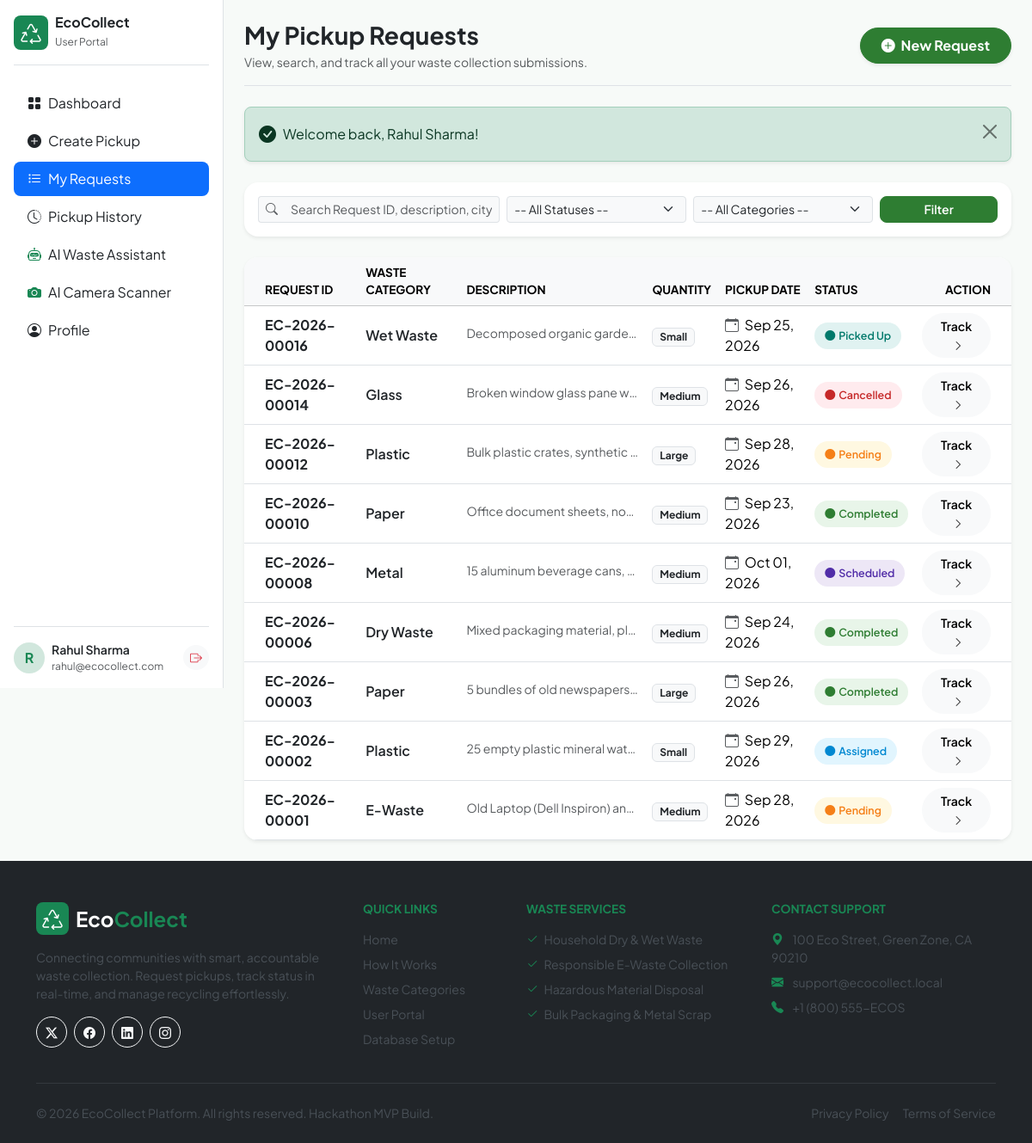
Page /user/my-requests.php (signed in) on the committed database.
### tables this page shows
CREATE TABLE `pickup_requests` (
  `id` INT AUTO_INCREMENT PRIMARY KEY,
  `request_id` VARCHAR(25) NOT NULL UNIQUE,
  `user_id` INT NOT NULL,
  `waste_category` VARCHAR(50) NOT NULL,
  `description` TEXT NOT NULL,
  `quantity` VARCHAR(50) NOT NULL,
  `house_building` VARCHAR(150) NOT NULL,
  `street_area` VARCHAR(150) NOT NULL,
  `city` VARCHAR(100) NOT NULL,
  `state` VARCHAR(100) NOT NULL,
  `pincode` VARCHAR(20) NOT NULL,
  `location_notes` TEXT DEFAULT NULL,
  `pickup_date` DATE NOT NULL,
  `pickup_time` VARCHAR(20) NOT NULL,
  `status` ENUM('Pending', 'Assigned', 'Scheduled', 'Picked Up', 'Completed', 'Cancelled') NOT NULL DEFAULT 'Pending',
  `created_at` TIMESTAMP DEFAULT CURRENT_TIMESTAMP,
  `updated_at` TIMESTAMP DEFAULT CURRENT_TIMESTAMP ON UPDATE CURRENT_TIMESTAMP,
  FOREIGN KEY (`user_id`) REFERENCES `users` (`id`) ON DELETE CASCADE,
  INDEX `idx_request_id` (`request_id`),
  INDEX `idx_user_id` (`user_id`),
  INDEX `idx_status` (`status`),
  INDEX `idx_pickup_date` (`pickup_date`)
);

### config/auth.php (called while the page is built, shortened)
<?php
function sanitize_input($data): string {
    $data = trim($data);
    $data = stripslashes($data);
    return htmlspecialchars($data, ENT_QUOTES, 'UTF-8');
}

### user/my-requests.php (the view, shortened to what this page needs)
<?php
require_once __DIR__ . '/../config/auth.php';
$user = current_user();
$userId = $user['id'];
$search = sanitize_input($_GET['search'] ?? '');
$requests = [];
try {
    $pdo = get_db_connection();
    $sql = "SELECT * FROM pickup_requests WHERE user_id = :uid";
    $params = [':uid' => $userId];
    $sql .= " ORDER BY id DESC";
    $stmt = $pdo->prepare($sql);
    $stmt->execute($params);
    $requests = $stmt->fetchAll();
} catch (Exception $e) {
    error_log("My Requests Fetch Error: " . $e->getMessage());
}
require_once __DIR__ . '/../includes/header.php';
?>
<div class="dashboard-layout">
    <div class="sidebar-wrapper">
        <?php require_once __DIR__ . '/../includes/user-sidebar.php'; ?>
    </div>
    <div class="main-content">
        <div class="d-flex flex-column flex-md-row justify-content-between align-items-md-center mb-4 pb-3 border-bottom gap-3">
            <div>
                <h3 class="fw-bold text-dark mb-1">My Pickup Requests</h3>
                <p class="text-muted small mb-0">View, search, and track all your waste collection submissions.</p>
            </div>
            <a href="create-request.php" class="btn btn-success fw-bold px-4 py-2 rounded-pill shadow-sm">
                <i class="bi bi-plus-circle-fill me-1"></i> New Request
            </a>
        </div>
        <?php require_once __DIR__ . '/../includes/alerts.php'; ?>
        <div class="card border-0 shadow-sm rounded-4 p-3 bg-white mb-4">
            <form method="GET" action="my-requests.php" class="row g-2 align-items-center">
                <div class="col-lg-4 col-md-6">
                    <div class="input-group input-group-sm">
                        <span class="input-group-text bg-light border-end-0 text-muted"><i class="bi bi-search"></i></span>
                        <input type="text" class="form-control bg-light border-start-0" name="search" value="<?= htmlspecialchars($search) ?>" placeholder="Search Request ID, description, city...">
                    </div>
                </div>
                <div class="col-lg-3 col-md-3 col-6">
                    <select class="form-select form-select-sm bg-light" name="status">
                        <option value="">-- All Statuses --</option>
                    </select>
                </div>
                <div class="col-lg-3 col-md-3 col-6">
                    <select class="form-select form-select-sm bg-light" name="category">
                        <option value="">-- All Categories --</option>
                    </select>
                </div>
                <div class="col-lg-2 col-md-12 d-flex gap-2">
                    <button type="submit" class="btn btn-success btn-sm w-100 fw-semibold rounded-3">
                        Filter
                    </button>
                </div>
            </form>
        </div>
        <div class="card border-0 shadow-sm rounded-4 overflow-hidden bg-white">
            <div class="table-responsive">
                <table class="table align-middle mb-0 table-hover">
                    <thead class="table-light fs-7 text-uppercase">
                        <tr>
                            <th class="ps-4">Request ID</th>
                            <th>Waste Category</th>
                            <th>Description</th>
                            <th>Quantity</th>
                            <th>Pickup Date</th>
                            <th>Status</th>
                            <th class="text-end pe-4">Action</th>
                        </tr>
                    </thead>
                    <tbody>
                        <?php if (empty($requests)): ?>
                            <tr>
                                <td colspan="7" class="text-center py-5">
                                    <div class="text-muted">
                                        <i class="bi bi-search fs-1 d-block mb-2 text-secondary"></i>
                                        <h6 class="fw-bold text-dark">No pickup requests found</h6>
                                        <p class="small mb-3">Try adjusting your search filters or submit a new pickup request.</p>
                                        <a href="create-request.php" class="btn btn-success btn-sm rounded-pill fw-bold px-4">
                                            + Create Request
                                        </a>
                                    </div>
                                </td>
                            </tr>
                        <?php else: ?>
                            <?php foreach ($requests as $req):
                                $statusClass = match($req['status']) {
                                    'Pending'   => 'badge-pending',
                                    'Assigned'  => 'badge-assigned',
                                    'Scheduled' => 'badge-scheduled',
                                    'Picked Up' => 'badge-pickedup',
                                    'Completed' => 'badge-completed',
                                    'Cancelled' => 'badge-cancelled',
                                    default     => 'badge-pending'
                                };
                            ?>
                                <tr>
                                    <td class="ps-4 fw-bold text-dark">
                                        <a href="request-details.php?id=<?= urlencode($req['request_id']) ?>" class="text-decoration-none text-dark hover-success">
                                            <?= htmlspecialchars($req['request_id']) ?>
                                        </a>
                                    </td>
                                    <td>
                                        <span class="fw-semibold text-dark"><?= htmlspecialchars($req['waste_category']) ?></span>
                                    </td>
                                    <td>
                                        <span class="small text-muted d-inline-block text-truncate" style="max-width: 200px;">
                                            <?= htmlspecialchars($req['description']) ?>
                                        </span>
                                    </td>
                                    <td>
                                        <span class="badge bg-light text-dark border"><?= htmlspecialchars($req['quantity']) ?></span>
                                    </td>
                                    <td>
                                        <i class="bi bi-calendar-event me-1 text-muted"></i>
                                        <?= date('M d, Y', strtotime($req['pickup_date'])) ?>
                                    </td>
                                    <td>
                                        <span class="badge-status <?= $statusClass ?>">
                                            <i class="bi bi-circle-fill fs-8"></i> <?= htmlspecialchars($req['status']) ?>
                                        </span>
                                    </td>
                                    <td class="text-end pe-4">
                                        <a href="request-details.php?id=<?= urlencode($req['request_id']) ?>" class="btn btn-light btn-sm rounded-pill px-3 fw-semibold">
                                            Track <i class="bi bi-chevron-right fs-8 ms-1"></i>
                                        </a>
                                    </td>
                                </tr>
                            <?php endforeach; ?>
                        <?php endif; ?>
                    </tbody>
                </table>
            </div>
        </div>
    </div>
</div>
<?php require_once __DIR__ . '/../includes/footer.php'; ?>

### assets/css/style.css (style rules this page uses)
:root { --ec-primary: #2E7D32; --ec-secondary: #43A047; --ec-light-green: #E8F5E9; --ec-dark: #263238; --ec-bg: #F7FAF8; --ec-white: #FFFFFF; --ec-warning: #F9A825; --ec-danger: #E53935; --ec-success: #2E7D32; --ec-info: #0288D1; }
body { font-family: 'Plus Jakarta Sans', system-ui, -apple-system, sans-serif; background-color: var(--ec-bg); color: var(--ec-dark); min-height: 100vh; display: flex; flex-direction: column; }
.fs-7 { font-size: 0.85rem; }
.fs-8 { font-size: 0.75rem; }
.btn-success { background-color: var(--ec-primary); border-color: var(--ec-primary); }
.badge-status { padding: 6px 12px; border-radius: 20px; font-weight: 600; font-size: 0.78rem; display: inline-flex; align-items: center; gap: 4px; }
.badge-pending { background-color: #FFF8E1; color: #F57F17; }
.badge-assigned { background-color: #E1F5FE; color: #0288D1; }
.badge-scheduled { background-color: #EDE7F6; color: #512DA8; }
.badge-pickedup { background-color: #E0F2F1; color: #00796B; }
.badge-completed { background-color: #E8F5E9; color: #2E7D32; }
.badge-cancelled { background-color: #FFEBEE; color: #C62828; }
.dashboard-layout { display: flex; min-height: 100vh; }
.sidebar-wrapper { width: 260px; min-width: 260px; position: sticky; top: 0; height: 100vh; z-index: 1020; }
.main-content { flex: 1; min-width: 0; padding: 24px; }

### rows in the picture
pickup_requests: request "EC-2026-00016", waste_category "Wet Waste", description "Decomposed organic garde…", quantity "Small", pickup_date "Sep 25, 2026", status "Picked Up"
pickup_requests: request "EC-2026-00014", waste_category "Glass", description "Broken window glass pane w…", quantity "Medium", pickup_date "Sep 26, 2026", status "Cancelled"
pickup_requests: request "EC-2026-00012", waste_category "Plastic", description "Bulk plastic crates, synthetic…", quantity "Large", pickup_date "Sep 28, 2026", status "Pending"
pickup_requests: request "EC-2026-00010", waste_category "Paper", description "Office document sheets, no…", quantity "Medium", pickup_date "Sep 23, 2026", status "Completed"
pickup_requests: request "EC-2026-00008", waste_category "Metal", description "15 aluminum beverage cans,…", quantity "Medium", pickup_date "Oct 01, 2026", status "Scheduled"
pickup_requests: request "EC-2026-00006", waste_category "Dry Waste", description "Mixed packaging material, pl…", quantity "Medium", pickup_date "Sep 24, 2026", status "Completed"
pickup_requests: request "EC-2026-00003", waste_category "Paper", description "5 bundles of old newspapers…", quantity "Large", pickup_date "Sep 26, 2026", status "Completed"
pickup_requests: request "EC-2026-00002", waste_category "Plastic", description "25 empty plastic mineral wat…", quantity "Small", pickup_date "Sep 29, 2026", status "Assigned"
pickup_requests: request "EC-2026-00001", waste_category "E-Waste", description "Old Laptop (Dell Inspiron) an…", quantity "Medium", pickup_date "Sep 28, 2026", status "Pending"

### other values in the picture
substr($user['name'] ?? 'U', 0, 1) "R"
$user['name'] "Rahul Sharma"
$user['email'] "rahul@ecocollect.com"
$message "Welcome back, Rahul Sharma!"
